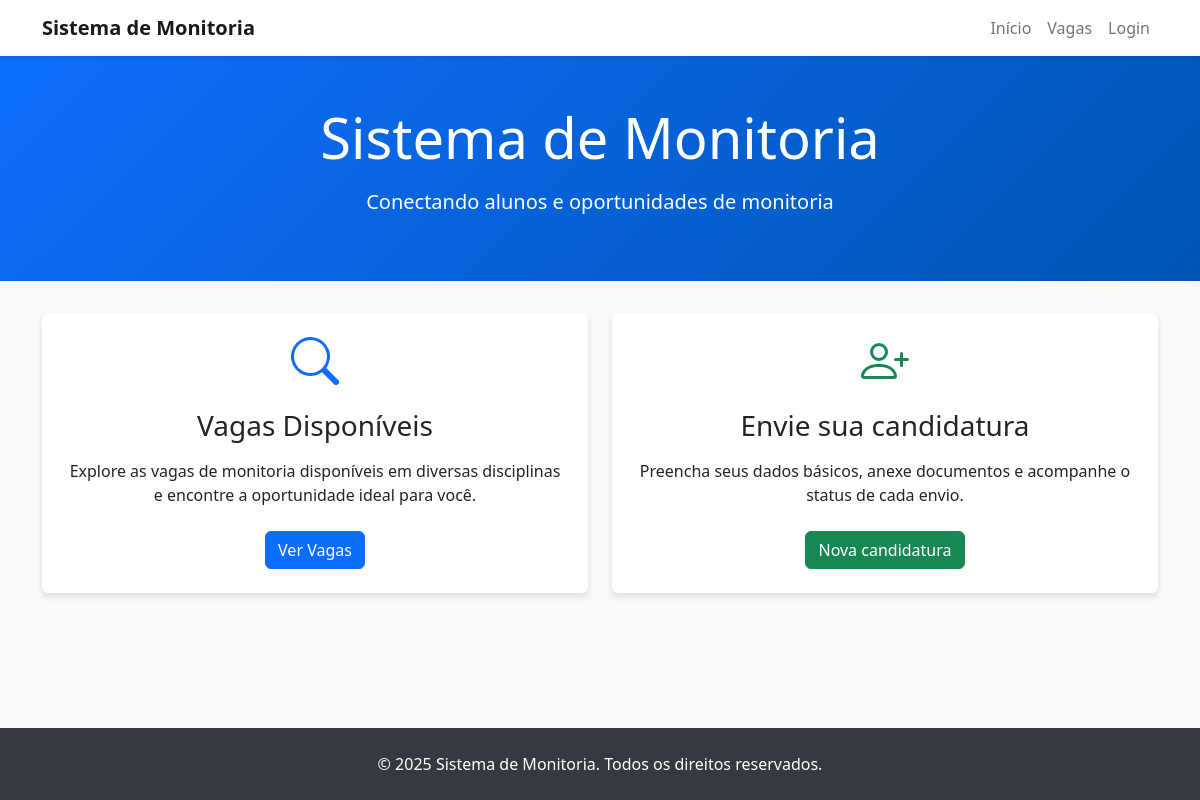
Before: / with the older database file.
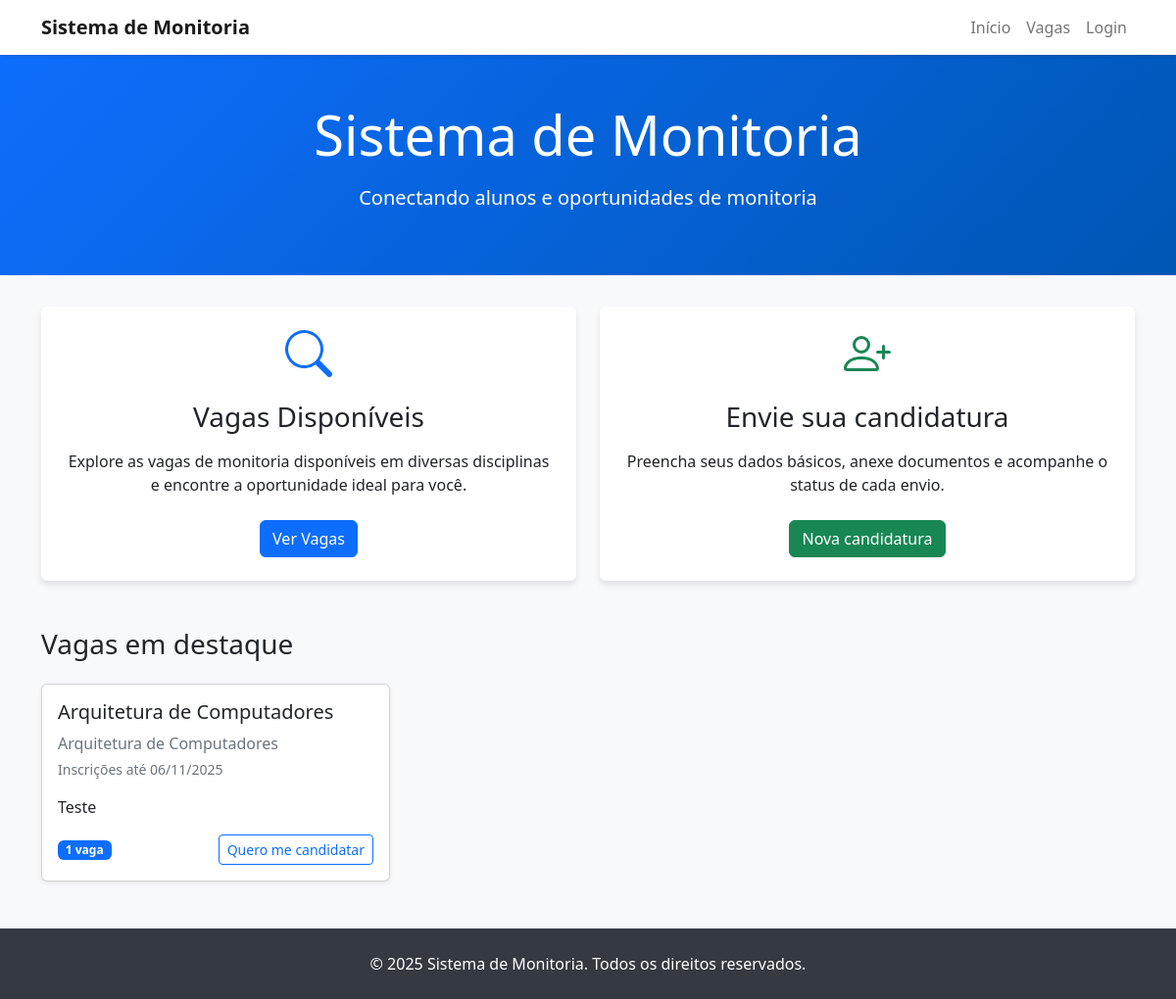
After: the same page with the newer database file.
### content_app/models.py (models this page shows, shortened)
class TempoRegistro(models.Model):
    created_at = models.DateTimeField(auto_now_add=True)
    updated_at = models.DateTimeField(auto_now=True)
    class Meta:
        abstract = True

class VagaMonitoria(TempoRegistro):
    titulo = models.CharField(max_length=150)
    disciplina = models.ForeignKey(Disciplina, on_delete=models.PROTECT, related_name="vagas")
    prerequisitos = models.TextField(blank=True)
    responsabilidades = models.TextField(blank=True)
    periodo_minimo = models.PositiveSmallIntegerField(null=True, blank=True)
    cr_minimo = models.DecimalField(max_digits=4, decimal_places=2, null=True, blank=True,
                                    validators=[MinValueValidator(Decimal("0")), MaxValueValidator(Decimal("10"))])
    quantidade_vagas = models.PositiveSmallIntegerField(default=1, validators=[MinValueValidator(1)])
    carga_horaria_semanal = models.PositiveSmallIntegerField(default=4, validators=[MinValueValidator(1)])
    bolsa_valor = models.DecimalField(max_digits=9, decimal_places=2, null=True, blank=True)
    inscricoes_inicio = models.DateField(default=timezone.now)
    inscricoes_fim = models.DateField(default=timezone.now)
    monitoria_inicio = models.DateField(default=timezone.now)
    monitoria_fim = models.DateField(default=timezone.now)
    status = models.CharField(max_length=20, choices=VagaMonitoriaStatus.choices, default=VagaMonitoriaStatus.RASCUNHO)
    publicado_em = models.DateTimeField(null=True, blank=True)
    criado_por = models.ForeignKey(User, on_delete=models.PROTECT, related_name="vagas_criadas")
    atualizado_por = models.ForeignKey(User, null=True, blank=True, on_delete=models.SET_NULL,
                                       related_name="vagas_atualizadas")
    permitir_edicao_submetida = models.BooleanField(default=False)
    ativo = models.BooleanField(default=True)
    class Meta:
        ordering = ["-created_at"]
        verbose_name = "Vaga de Monitoria"
        verbose_name_plural = "Vagas de Monitoria"

class Disciplina(TempoRegistro):
    nome = models.CharField(max_length=150)
    codigo = models.CharField(max_length=20, unique=True)
    departamento = models.ForeignKey(Departamento, on_delete=models.PROTECT, related_name="disciplinas")
    carga_horaria = models.PositiveSmallIntegerField(validators=[MinValueValidator(1)])
    periodo = models.CharField(max_length=30)
    semestre = models.CharField(max_length=20)
    coordenador = models.ForeignKey(User, on_delete=models.PROTECT, related_name="disciplinas_coordenadas")
    ativo = models.BooleanField(default=True)
    class Meta:
        ordering = ["codigo"]
        unique_together = ("nome", "departamento", "semestre")

### content_app/views.py (the view)
# urls.py: path("", views.index, name="index"),
def index(request):
    vagas_publicadas = (
        VagaMonitoria.objects.select_related("disciplina", "disciplina__departamento")
        .filter(status=VagaMonitoriaStatus.PUBLICADA, ativo=True)
        .order_by("inscricoes_fim")[:6]
    )
    return render(request, "index.html", {"vagas_publicadas": vagas_publicadas})

### streaming_platform/templates/index.html (shortened to what this page needs)
{% extends 'base.html' %}
{% block hero_subtitle %}Conectando alunos e oportunidades de monitoria{% endblock %}
{% block content %}
<div class="container mb-5">
    <div class="row g-4">
        <div class="col-md-6">
            <div class="card feature-card h-100">
                <div class="card-body text-center p-4">
                    <div class="mb-4">
                    </div>
                    <h3 class="card-title mb-3">Vagas Disponíveis</h3>
                    <p class="card-text mb-4">Explore as vagas de monitoria disponíveis em diversas disciplinas e encontre a oportunidade ideal para você.</p>
                    <a href="{% url 'listar_vagas' %}" class="btn btn-primary">Ver Vagas</a>
                </div>
            </div>
        </div>
        <div class="col-md-6">
            <div class="card feature-card h-100">
                <div class="card-body text-center p-4">
                    <div class="mb-4">
                    </div>
                    <h3 class="card-title mb-3">Envie sua candidatura</h3>
                    <p class="card-text mb-4">Preencha seus dados básicos, anexe documentos e acompanhe o status de cada envio.</p>
                    <a href="{% url 'cadastrar_candidato' %}" class="btn btn-success">Nova candidatura</a>
                </div>
            </div>
        </div>
    </div>
</div>
{% if vagas_publicadas %}
<div class="container mb-5">
    <h3 class="mb-4">Vagas em destaque</h3>
    <div class="row g-4">
        {% for vaga in vagas_publicadas %}
        <div class="col-md-4">
            <div class="card h-100 shadow-sm">
                <div class="card-body d-flex flex-column">
                    <h5 class="card-title">{{ vaga.titulo }}</h5>
                    <p class="text-muted mb-1">{{ vaga.disciplina.nome }}</p>
                    <p class="small text-secondary mb-3">Inscrições até {{ vaga.inscricoes_fim|date:"d/m/Y" }}</p>
                    <p class="mb-3">{{ vaga.prerequisitos|truncatewords:20 }}</p>
                    <div class="mt-auto d-flex justify-content-between align-items-center">
                        <span class="badge bg-primary">{{ vaga.quantidade_vagas }} vaga{{ vaga.quantidade_vagas|pluralize }}</span>
                        <a href="{% url 'cadastrar_candidato_vaga' vaga.id %}" class="btn btn-outline-primary btn-sm">Quero me candidatar</a>
                    </div>
                </div>
            </div>
        </div>
        {% endfor %}
    </div>
</div>
{% endif %}
{% endblock %}

Changed rows visible on the page:
added VagaMonitoria: titulo "Arquitetura de Computadores", disciplina.nome "Arquitetura de Computadores", inscricoes_fim "06/11/2025", prerequisitos "Teste", quantidade_vagas "1"
Other visible differences:
text now shown: "Vagas em destaque"
